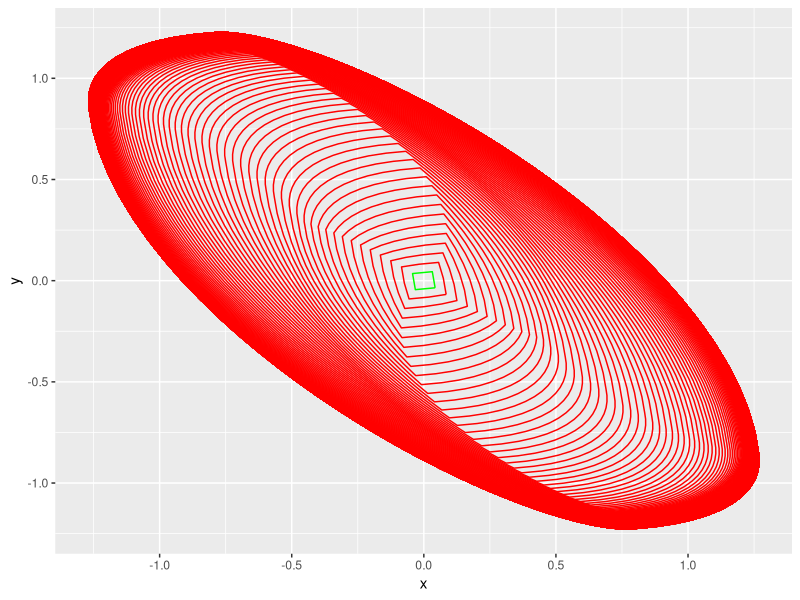

Reproduce this figure in R. (Note: this script raises an error after producing the figure.)
library(ggplot2)
library(expm)

check_device <- function()
{
    while (!is.null(dev.list())) Sys.sleep(1)
}
pplot <- function(M, Color) {
    tmp <- M[1:nrow(M), chull(t(M))]
    data <- as.data.frame(t(cbind(tmp, tmp[,1])))
    colnames(data) <- c("x", "y")
    return(geom_path(data, mapping=aes(x=x, y=y, z=NULL), color=Color))
}

minkowski_sum <- function(mat1, mat2)
{
    temp <- matrix(0, nrow(mat1))
	for(i in 1:ncol(mat1)){
        for(j in 1:ncol(mat2)){
            temp <- cbind(temp, mat1[, i] + mat2[, j])
        }
    }
    temp <- temp[1:nrow(temp), chull(t(temp))]
    return(temp)
}

find_norm <- function(mat, m){
    # tmp <- matrix(0, nrow(mat))
    tmp <- list()
    for(i in 1:ncol(mat[m])){
        # tmp <- cbind(tmp, abs(mat[1, i]) + abs(mat[2, i]))
        # append(tmp, abs(mat[1, i]) + abs(mat[2, i]))
        tmp[[i]] <- abs(mat[1, i]) + abs(mat[2, i])
    }
    return(max(tmp))
}

A <- matrix(c(1.1163353, -0.05982886, 0.1196577, 0.99667761), 2)
U <- matrix(c(0.04113075, 0.04230539, -0.04348004, 0.03760683, 0.04348004, -0.03760683, -0.04113075, -0.04230539), 2)
U

Ad <- A
Ad

# Ad
# eigen(Ad)

Temp <- solve(Ad)%^%1
Temp
alpha_1 <- max((c(abs(Temp[1, 1]) + abs(Temp[2, 1]), abs(Temp[1, 2]) + abs(Temp[2, 2]))))
alpha_1
m <- 1
while(alpha_1 > 1) {
    m <- m + 1
    Temp <- solve(Ad)%^%m
    alpha_1 <- max((c(abs(Temp[1, 1]) + abs(Temp[2, 1]), abs(Temp[1, 2]) + abs(Temp[2, 2]))))
}
m
alpha_1

X <- list(-solve(A)%*%U)
X[[1]]
window <- ggplot() + pplot(X[[1]], "green")
for(i in 2:(m*20)){
    print(paste("i: ", i))
    print("solve(A):")
    print(A)
    X[[i]] <- minkowski_sum(solve(A)%*%X[[i-1]], X[[1]])
    print(X[[i]])
    window <- window + pplot(X[[i]], "red")
}

print(paste("class:", class(X)))
print("X:")
print(X)

ma <- find_norm(X)
mainf <- max(X)
ma
mainf

X11()
window
check_device()
